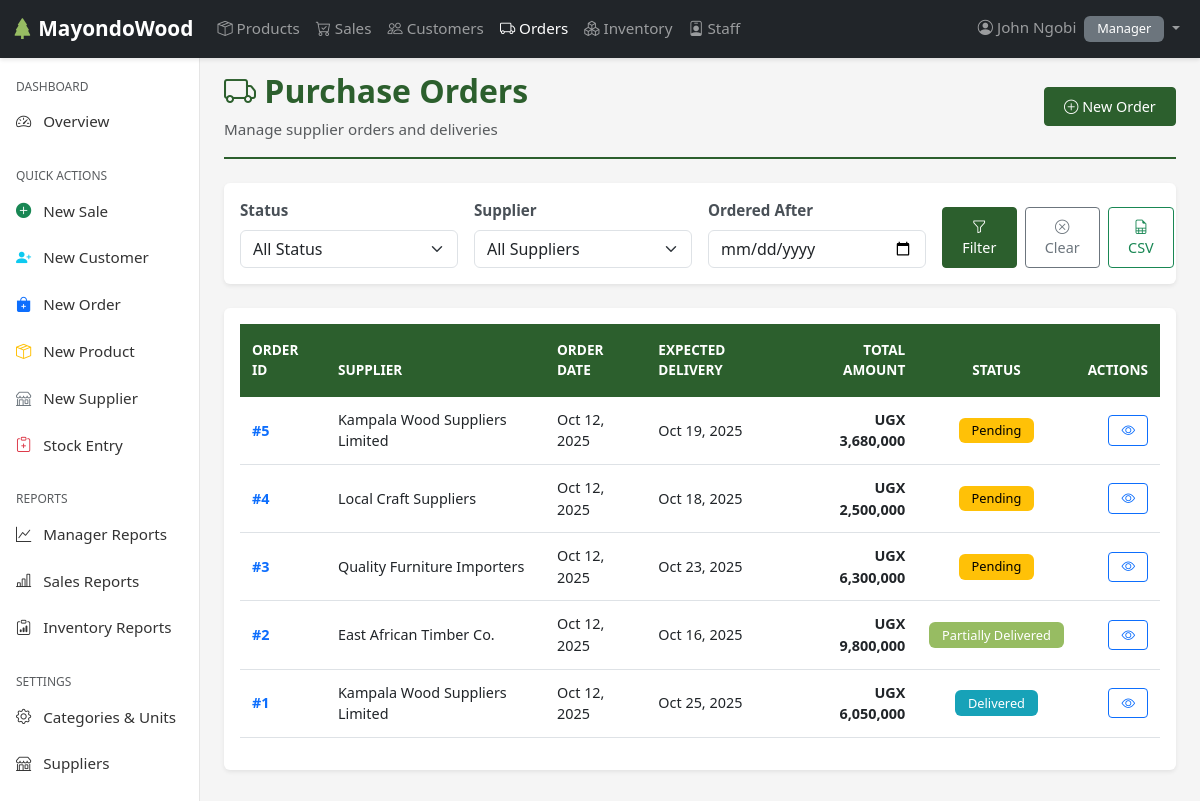
The page /orders/ (signed in) on the database its author committed.
### users/models.py (models this page shows, shortened)
class Employee(AbstractUser):
    ROLES = [
        ('SALES', 'Sales'),
        ('INVENTORY', 'Inventory'),
        ('MANAGER', 'Manager'),
    ]
    role = models.CharField(max_length=20, choices=ROLES)
    phone = models.CharField(max_length=15, blank=True, null=True)
    address = models.TextField(blank=True, null=True)
    is_active = models.BooleanField(default=True)
    created_at = models.DateTimeField(auto_now_add=True)
    updated_at = models.DateTimeField(auto_now=True)
    class Meta:
        ordering = ['-date_joined']
        verbose_name = 'Employee'
        verbose_name_plural = 'Employees'

### orders/models.py (models this page shows, shortened)
class Order(models.Model):
    STATUS_CHOICES = [
        ('PENDING', 'Pending'),
        ('DELIVERED', 'Delivered'),
        ('PARTIAL', 'Partially Delivered'),
        ('CANCELLED', 'Cancelled'),
    ]
    supplier = models.ForeignKey(Supplier, on_delete=models.PROTECT, related_name='orders')
    order_date = models.DateTimeField(auto_now_add=True)
    expected_delivery = models.DateField(null=True, blank=True)
    created_by = models.ForeignKey(Employee, on_delete=models.SET_NULL, null=True, related_name='created_orders')
    received_by = models.ForeignKey(Employee, on_delete=models.SET_NULL, null=True, blank=True, related_name='confirmed_orders')
    received_date = models.DateTimeField(null=True, blank=True)
    notes = models.TextField(blank=True)
    status = models.CharField(max_length=20, choices=STATUS_CHOICES, default='PENDING')
    created_at = models.DateTimeField(auto_now_add=True)
    updated_at = models.DateTimeField(auto_now=True)
    class Meta:
        ordering = ['-order_date']
    @property
    def total_amount(self):
        return sum(item.subtotal for item in self.items.all())

class Supplier(models.Model):
    name = models.CharField(max_length=100, unique=True)
    email = models.EmailField(blank=True)
    phone = models.CharField(max_length=20, blank=True)
    contact_person  = models.CharField(max_length=100)
    address = models.TextField(blank=True)
    notes = models.TextField(blank=True)
    is_active = models.BooleanField(default=True)
    created_at = models.DateTimeField(auto_now_add=True)
    updated_at = models.DateTimeField(auto_now=True)
    class Meta:
        ordering = ['name']

class OrderItem(models.Model):
    order = models.ForeignKey(Order, on_delete=models.CASCADE, related_name='items')
    variant = models.ForeignKey('products.ProductVariant', on_delete=models.PROTECT, related_name='order_items')
    quantity = models.PositiveIntegerField(validators=[MinValueValidator(1)])
    delivered_quantity = models.PositiveIntegerField(default=0)
    unit_price = models.IntegerField()
    is_delivered = models.BooleanField(default=False)
    notes = models.TextField(blank=True)
    created_at = models.DateTimeField(auto_now_add=True)
    updated_at = models.DateTimeField(auto_now=True)
    @property
    def subtotal(self):
        return self.quantity * self.unit_price

### orders/views.py (the view, shortened to what this page needs)
# urls.py: path('', views.order_list, name='order_list'),
@login_required
@user_passes_test(is_inventory_or_manager, login_url='users:login')
def order_list(request):
    status_filter = request.GET.get('status')
    supplier_filter = request.GET.get('supplier')
    date_filter = request.GET.get('ordered_after')
    export = request.GET.get('export')
    orders = Order.objects.select_related('supplier', 'created_by', 'received_by')
    if status_filter:
        orders = orders.filter(status=status_filter)
    if supplier_filter:
        orders = orders.filter(supplier__id=supplier_filter)
    if date_filter:
        orders = orders.filter(order_date__gte=date_filter)
    paginator = Paginator(orders.order_by('-order_date'), 15)
    page_number = request.GET.get('page')
    page_obj = paginator.get_page(page_number)
    suppliers = Supplier.objects.filter(is_active=True).order_by('name')
    return render(request, 'orders/order_list.html', {
        'page_obj': page_obj,
        'suppliers': suppliers,
        'status_filter': status_filter,
        'supplier_filter': supplier_filter,
        'date_filter': date_filter,
        'title': 'Purchase Orders'
    })

### orders/views.py (called while the page is built)
def is_inventory_or_manager(user):
    return user.is_authenticated and user.role in ['INVENTORY', 'MANAGER']

### orders/templates/orders/order_list.html (shortened to what this page needs)
{% extends 'base.html' %}
{% load static humanize %}
{% block content %}
<div class="page-header">
    <div class="d-flex justify-content-between align-items-center">
        <div>
            <h1><i class="bi bi-truck"></i> Purchase Orders</h1>
            <p class="text-muted mb-0">Manage supplier orders and deliveries</p>
        </div>
        {% if user.role == 'MANAGER' %}
        <div>
            <a href="{% url 'orders:create_order' %}" class="btn btn-primary">
                <i class="bi bi-plus-circle"></i> New Order
            </a>
        </div>
        {% endif %}
    </div>
</div>
<div class="card mb-4">
    <div class="card-body">
        <form method="get" class="row g-3">
            <div class="col-md-3">
                <label for="status" class="form-label">Status</label>
                <select name="status" id="status" class="form-select">
                    <option value="">All Status</option>
                </select>
            </div>
            <div class="col-md-3">
                <label for="supplier" class="form-label">Supplier</label>
                <select name="supplier" id="supplier" class="form-select">
                    <option value="">All Suppliers</option>
                </select>
            </div>
            <div class="col-md-3">
                <label for="ordered_after" class="form-label">Ordered After</label>
                <input type="date" name="ordered_after" id="ordered_after" class="form-control" value="{{ date_filter }}">
            </div>
            <div class="col-md-3 d-flex align-items-end">
                <button type="submit" class="btn btn-primary me-2">
                    <i class="bi bi-funnel"></i> Filter
                </button>
                <a href="{% url 'orders:order_list' %}" class="btn btn-outline-secondary me-2">
                    <i class="bi bi-x-circle"></i> Clear
                </a>
                <a href="?export=csv{% if status_filter %}&status={{ status_filter }}{% endif %}{% if supplier_filter %}&supplier={{ supplier_filter }}{% endif %}{% if date_filter %}&ordered_after={{ date_filter }}{% endif %}"
                   class="btn btn-outline-success">
                    <i class="bi bi-file-earmark-spreadsheet"></i> CSV
                </a>
            </div>
        </form>
    </div>
</div>
<div class="card">
    <div class="card-body">
        {% if page_obj %}
        <div class="table-responsive">
            <table class="table table-hover">
                <thead>
                    <tr>
                        <th>Order ID</th>
                        <th>Supplier</th>
                        <th>Order Date</th>
                        <th>Expected Delivery</th>
                        <th class="text-end">Total Amount</th>
                        <th class="text-center">Status</th>
                        <th class="text-end">Actions</th>
                    </tr>
                </thead>
                <tbody>
                    {% for order in page_obj %}
                    <tr>
                        <td>
                            <a href="{% url 'orders:order_detail' order.pk %}" class="text-decoration-none">
                                <strong>#{{ order.id }}</strong>
                            </a>
                        </td>
                        <td>{{ order.supplier.name }}</td>
                        <td>{{ order.order_date|date:"M d, Y" }}</td>
                        <td>
                            {% if order.expected_delivery %}
                                {{ order.expected_delivery|date:"M d, Y" }}
                            {% else %}
                                <span class="text-muted">—</span>
                            {% endif %}
                        </td>
                        <td class="text-end"><strong>UGX {{ order.total_amount|floatformat:0|intcomma }}</strong></td>
                        <td class="text-center">
                            <span class="badge badge-{{ order.status|lower }}">
                                {{ order.get_status_display }}
                            </span>
                        </td>
                        <td class="text-end">
                            <a href="{% url 'orders:order_detail' order.pk %}" class="btn btn-sm btn-outline-primary">
                                <i class="bi bi-eye"></i>
                            </a>
                        </td>
                    </tr>
                    {% endfor %}
                </tbody>
            </table>
        </div>
        {% endif %}
    </div>
</div>
{% endblock %}

### templates/includes/navbar.html (shortened to what this page needs)
{% load static %}
<nav class="navbar navbar-expand-lg navbar-dark bg-dark fixed-top">
    <div class="container-fluid">
        <a class="navbar-brand" href="{% url 'users:dashboard' %}">
            <i class="bi bi-tree-fill"></i> MayondoWood
        </a>
        <div class="collapse navbar-collapse" id="navbarNav">
            <ul class="navbar-nav me-auto">
                <li class="nav-item">
                    <a class="nav-link {% if request.resolver_match.url_name == 'product_list' %}active{% endif %}"
                       href="{% url 'products:product_list' %}">
                        <i class="bi bi-box-seam"></i> Products
                    </a>
                </li>
                {% if user.role in 'MANAGER,SALES' %}
                <li class="nav-item">
                    <a class="nav-link {% if 'sales' in request.path %}active{% endif %}"
                       href="{% url 'sales:sale_list' %}">
                        <i class="bi bi-cart-check"></i> Sales
                    </a>
                </li>
                <li class="nav-item">
                    <a class="nav-link {% if 'customer' in request.path %}active{% endif %}"
                       href="{% url 'sales:customer_list' %}">
                        <i class="bi bi-people"></i> Customers
                    </a>
                </li>
                {% endif %}
                {% if user.role in 'MANAGER,INVENTORY' %}
                <li class="nav-item">
                    <a class="nav-link {% if 'orders' in request.path %}active{% endif %}"
                       href="{% url 'orders:order_list' %}">
                        <i class="bi bi-truck"></i> Orders
                    </a>
                </li>
                <li class="nav-item">
                    <a class="nav-link {% if 'inventory' in request.path %}active{% endif %}"
                       href="{% url 'inventory:stock_list' %}">
                        <i class="bi bi-boxes"></i> Inventory
                    </a>
                </li>
                {% endif %}
                {% if user.role == 'MANAGER' %}
                <li class="nav-item">
                    <a class="nav-link {% if 'staff' in request.path %}active{% endif %}"
                       href="{% url 'users:staff_list' %}">
                        <i class="bi bi-person-badge"></i> Staff
                    </a>
                </li>
                {% endif %}
            </ul>
            <ul class="navbar-nav">
                <li class="nav-item dropdown">
                    <a class="nav-link dropdown-toggle" href="#" id="userDropdown" role="button"
                       data-bs-toggle="dropdown" aria-expanded="false">
                        <i class="bi bi-person-circle"></i> {{ user.get_full_name|default:user.username }}
                        <span class="badge bg-secondary ms-1">{{ user.get_role_display }}</span>
                    </a>
                </li>
            </ul>
        </div>
    </div>
</nav>

### static/css/styles.css (style rules this page uses)
:root { --primary-color: #2c5f2d; --secondary-color: #97bc62; --dark-color: #1a1a1a; --light-color: #f8f9fa; --danger-color: #dc3545; --warning-color: #ffc107; --success-color: #28a745; --info-color: #17a2b8; }
body { font-family: 'Segoe UI', Tahoma, Geneva, Verdana, sans-serif; font-size: 0.95rem; background-color: #f5f5f5; }
.navbar { box-shadow: 0 2px 4px rgba(0,0,0,.1); }
.navbar-brand { font-weight: 600; font-size: 1.3rem; }
.navbar-brand i { color: var(--secondary-color); }
.card { box-shadow: 0 0.125rem 0.25rem rgba(0, 0, 0, 0.075); border: none; margin-bottom: 1.5rem; transition: transform 0.2s ease; }
.table { font-size: 0.9rem; background-color: white; }
.table thead th { background-color: var(--primary-color); color: white; border: none; font-weight: 600; text-transform: uppercase; font-size: 0.85rem; padding: 1rem 0.75rem; }
.table tbody tr { transition: background-color 0.2s ease; }
.table td { vertical-align: middle; padding: 0.75rem; }
.badge { padding: 0.4rem 0.8rem; font-weight: 500; font-size: 0.8rem; }
.badge-pending { background-color: var(--warning-color); color: #000; }
.badge-delivered { background-color: var(--info-color); }
.badge-partial { background-color: var(--secondary-color); }
.btn { font-size: 0.9rem; padding: 0.5rem 1.2rem; border-radius: 0.25rem; transition: all 0.3s ease; }
.btn-primary { background-color: var(--primary-color); border-color: var(--primary-color); }
.btn-sm { padding: 0.25rem 0.75rem; font-size: 0.85rem; }
.form-label { font-weight: 600; color: #495057; margin-bottom: 0.5rem; }
.page-header { padding-bottom: 1rem; margin-bottom: 1.5rem; margin-top: 3rem; border-bottom: 2px solid var(--primary-color); }
.page-header h1 { color: var(--primary-color); font-weight: 700; font-size: 2rem; }

### rows shown on the page
Employee: get_full_name "John Ngobi", role "Manager"
Order: id "5", supplier.name "Kampala Wood Suppliers Limited", order_date "Oct 12, 2025", expected_delivery "Oct 19, 2025", total_amount "3,680,000", status "Pending"
Order: id "4", supplier.name "Local Craft Suppliers", order_date "Oct 12, 2025", expected_delivery "Oct 18, 2025", total_amount "2,500,000", status "Pending"
Order: id "3", supplier.name "Quality Furniture Importers", order_date "Oct 12, 2025", expected_delivery "Oct 23, 2025", total_amount "6,300,000", status "Pending"
Order: id "2", supplier.name "East African Timber Co.", order_date "Oct 12, 2025", expected_delivery "Oct 16, 2025", total_amount "9,800,000", status "Partially Delivered"
Order: id "1", supplier.name "Kampala Wood Suppliers Limited", order_date "Oct 12, 2025", expected_delivery "Oct 25, 2025", total_amount "6,050,000", status "Delivered"
